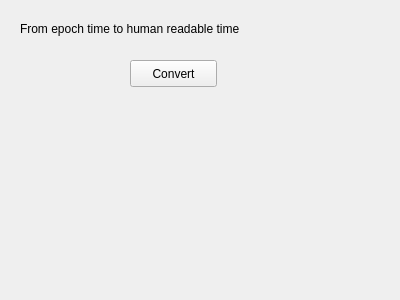
<?xml version="1.0" encoding="UTF-8"?>
<ui version="4.0">
 <class>EpochToHuman</class>
 <widget class="QWidget" name="EpochToHuman">
  <property name="geometry">
   <rect>
    <x>0</x>
    <y>0</y>
    <width>400</width>
    <height>300</height>
   </rect>
  </property>
  <property name="windowTitle">
   <string>Form</string>
  </property>
  <widget class="QLabel" name="label">
   <property name="geometry">
    <rect>
     <x>20</x>
     <y>20</y>
     <width>261</width>
     <height>17</height>
    </rect>
   </property>
   <property name="text">
    <string>From epoch time to human readable time</string>
   </property>
  </widget>
  <widget class="QPushButton" name="pushButtonConvert">
   <property name="geometry">
    <rect>
     <x>130</x>
     <y>60</y>
     <width>87</width>
     <height>27</height>
    </rect>
   </property>
   <property name="text">
    <string>Convert</string>
   </property>
  </widget>
 </widget>
 <resources/>
 <connections/>
</ui>
